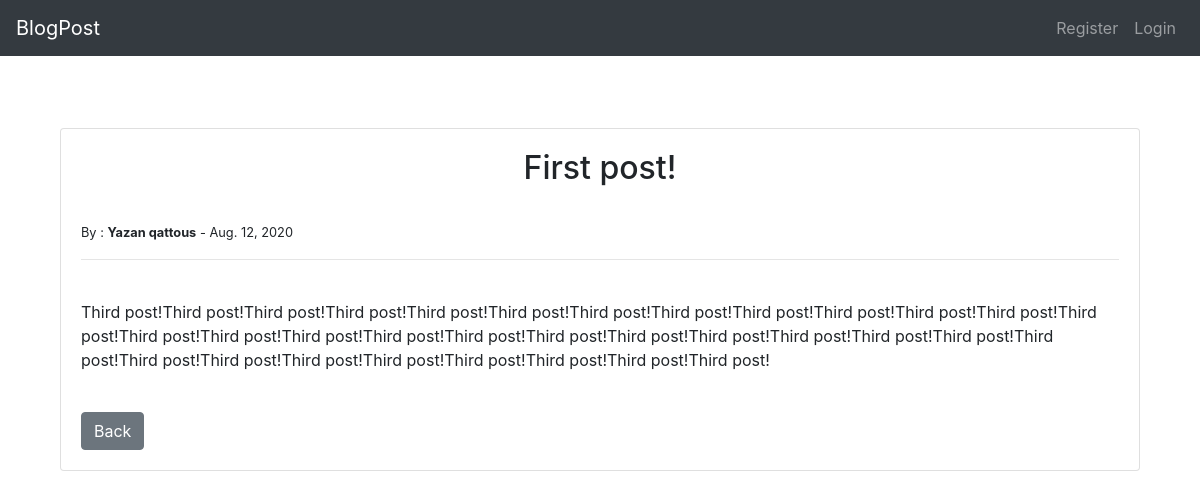
The page /PostDetail/17 on the database its author committed.
### BlogApp/models.py (models this page shows, shortened)
class List(models.Model):
	title = models.CharField(max_length=255)
	page_title= models.CharField(max_length=255)
	author = models.ForeignKey(User, on_delete=models.CASCADE)
	body= models.TextField()
	Post_date = models.DateField(auto_now_add=True)

### BlogApp/views.py (the view)
# urls.py: path('PostDetail/<int:pk>', PostDetialView.as_view(), name='PostDetail'),
class PostDetialView(DetailView):
	model = List
	template_name = 'Detail.html'

### BlogApp/templates/Detail.html (shortened to what this page needs)
{% extends 'base.html' %}
{% block content %}
<!DOCTYPE html>
<html>
<head>
</head>
<body>
<br><br>
<div class="col-sm" class="col-sm-8">
    <div class="card">
      <div class="card-body">
        <h2 class="text-center" class="card-title">{{ list.title }}</h2>
        <br>
        <small>By : <strong>{{ list.author.first_name }}  {{ list.author.last_name }}</strong>
         - 	 {{ list.Post_date }}</small>
        <hr>
        <br>
        <p class="card-text">{{ list.body }}</p>
        <br>
        <a class="btn btn-secondary" href="{% url 'home' %}">Back</a>
      </div>
    </div>
</body>
</html>
{% endblock %}

### rows shown on the page
List: title "First post!", author.first_name "Yazan", author.last_name "qattous", Post_date "Aug. 12, 2020", body "Third post!Third post!Third post!Third post!Third post!Third post!Third post!Third post!Third post!Third post!Third post!Third post!Third post!Third post!Third post!Third post!Third post!Third post!Third post!Third post!Third post!Third post!Third post!Third post!Third post!Third post!Third post!Third post!Third post!Third post!Third post!Third post!Third post!"
